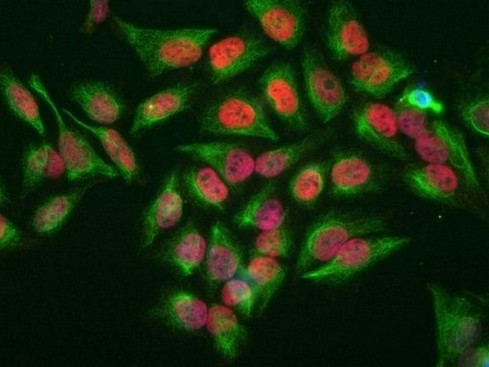
#> input picture c_fos.jpg, 489 x 367 px
$ jupyter execute --allow-errors 'Automated Cell Counting.ipynb'   (older library calls are emulated)
#> lines starting #> are read from the running program, lines starting #| are printed output that depends on the picture; after the words box and inside, x2 and y2 are one past the last pixel; in counts of white or black regions, pixels touching at a corner belong together
Below is an image of some neural tissue that has been stained for c-fos (in the 'Read in the image' section). One common task is to count how many neurons have this label.

The manual methods are obvious but the computational methods need some framing. To achieve this, I have broken out the program into a few steps with headers below. At a high level, the main goal here is to simply take an image and provide an accurate guess as to how many objects are in it. To do so, we must 1) read in the image 2) pre-process the image 3) construct a model and 4) evaluate the model.

# Read in the image

[cell 1]
import numpy as np
import pylab
import mahotas as mh

#Read image
im = mh.imread( 'c_fos.jpg' )
#> im is the input picture: shape (367, 489, 3); mean R, G, B 25.8, 40.7, 12.6
pylab.imshow(im)
pylab.show()

It's kind of hard to determine from this image how many cells are labeled. As such, we may want to apply some filters before we go through and count up the correct number of cells to compare against what the program can do.

# Pre-Process

The structure of the file that we imported is a stack of 3 matrices where each matrix represent values for red, green, or blue. As the stain that we are interested in is red, we can simply filter the image to just be the red layer.

[cell 2]
im_red = im[:,:,2]
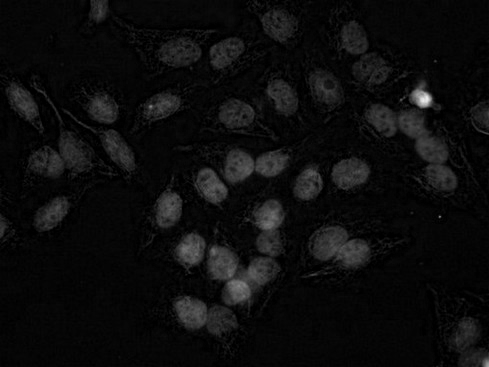
#> im_red: shape (367, 489); min 0, max 234, mean 12.6
#> (the rest of this cell did not finish here and is left out)

Awesome. That does a great job of isolating the cells we're interested in. I am now going to count the cells and see how long it takes me. Here goes...

Cool. That took me ~30 seconds and I counted 36 cells. Let's see how well we can get a program to do the same thing.

# Build a Model

Admittedly, building a model requires more than what we have here. That is, you would need to have multiple images and preferably you'd have a lot. We just have one image so we really can't build a model but what we can do is establish the concept of what it means to make a prediction on a single image and, provided this framework, scale out and test with a larger sample later on.

## Model Basics

What do we want to estimate? In a simple way, we would like to just get the correct number of cells. A more complex approach would be to identify the spatial location as well. For now, though, let's just treat $Y$ as the correct number of cells and we are trying to find a $f(X)$ that accurately predicts $Y$. In this case, we have a two dimensional space and can treat an image as a density. That is, you can imagine a 2-d gaussian (bell curve) or a 3-d gaussian (bell curve shaped mountain). As such, we can treat the image as a density and simply try to find where these peaks occur (because presumably these are isolated cells).

## Gaussian Filtering

Arguably, this step could go into the pre-processing step. However, there's a parameter, $\Sigma$, that we toggle with here that could be used in developing one of the first models. In short, a Gaussian filter is a smoothing technique where you average a set of pixels together. The scope of this filtering is dictated by the variance ($Sigma$) assigned. For example, here's what the Gaussian filter looks like with low variance.

[cell 3]
im_low = mh.gaussian_filter(im_red, 1)
#> (the rest of this cell did not finish here and is left out)

Pretty much like the original image. Here's what the image looks when passed through a filter with a much higher variance.

[cell 4]
im_high = mh.gaussian_filter(im_red, 10)
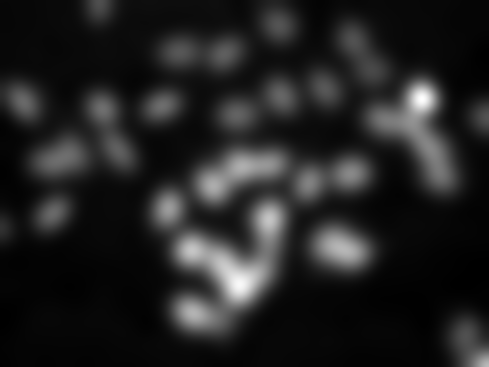
#> im_high: shape (367, 489) float64; min 3.66, max 69.37, mean 12.6; drawn with min black and max white
#> (the rest of this cell did not finish here and is left out)

A lot blurrier. Cool. So that's what a Gaussian filter does.

## Dichotomous Filter with a Threshold
Now we want to take this Gaussian filter and set a reasonable threshold for making our image binary. A more difficult and complex model would simply use these smoothed out pixel values but we're going to start simple. The value that we use as a threshold is also a parameter that you can estimate. This will be important for later forming a probablistic model. The image below is one where we do a binary filter on the image that we've already done a Gaussian filter with at high variance. The binary filter simply takes numbers less than the mean pixel value and sets it to 0 and takes values greater than the mean pixel value and sets them to 1.

[cell 5]
im_high_binary = (im_high > im_high.mean())
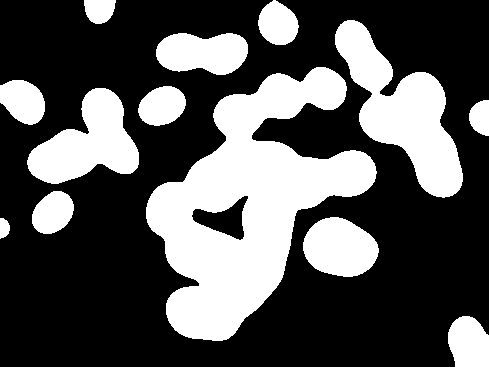
#> im_high_binary: shape (367, 489) bool; 33.4% white; 13 white regions, largest, box (x1, y1, x2, y2) and area: (146, 67, 377, 341) 29011, (335, 20, 463, 198) 9727, (27, 88, 139, 184) 5938
#> (the rest of this cell did not finish here and is left out)

## Connected component labelling
Or, as the lay-person calls it, blob extraction. This is where the actual counting of cells occurs. The basic method is to first find a pixel that has a signal (1 instead of a 0) and then find all the other pixels neighboring it and attach a label to it. You then perform this across the entire image and attaching new labels to the new blobs that you come across. This Python module has a super simple function to use called 'label' which achieves this for you.

[cell 6]
labeled, n_labels = mh.label(im_high_binary)
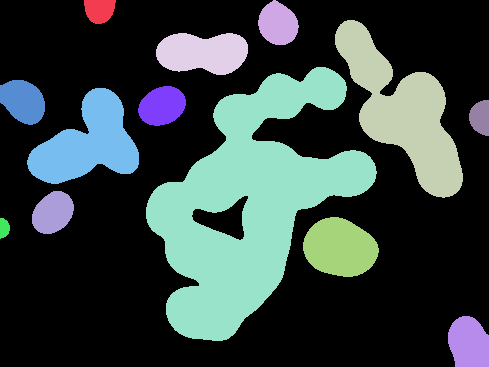
#> labeled: shape (367, 489) int32; 14 distinct labels, from 0 to 13; one colour per label, 0 black
#> n_labels = 13
print('Found {} labels.'.format(n_labels))
#| Found 13 labels.

Awesome. Well, kind of. Using this technique we were able to find 13 c-fos labelled cells. This is cool because it found some labelled cells but disappointing because it's wrong. Fortunately, we can take this kind of model, tune the parameters, and see about finding the optimal solution.

[cell 7]
# I just toggled with the variance and got 2.7 as the sweet spot.
imf = mh.gaussian_filter(im_red, 2.7)

# I kept the transformed mean as the cut off. Again, this could be toggled with.
imf = (imf > imf.mean())
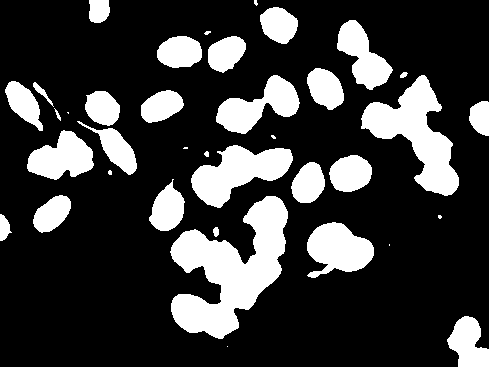
#> imf: shape (367, 489) bool; 23% white; 37 white regions (9 under 20 px), largest, box (x1, y1, x2, y2) and area: (170, 196, 288, 339) 8472, (361, 75, 459, 196) 4951, (191, 145, 293, 208) 3392

# Code below just displays outputs
labeled, n_nucleus  = mh.label(imf)
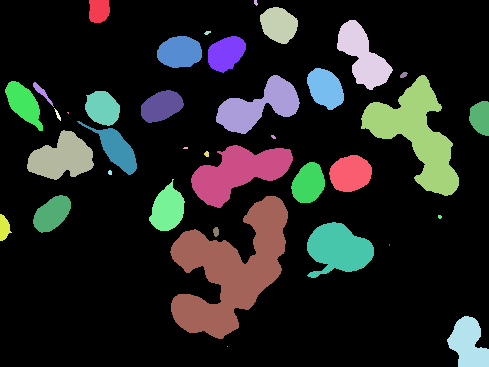
#> labeled: shape (367, 489) int32; 40 distinct labels, from 0 to 39; one colour per label, 0 black
#> n_nucleus = 39
print('Found {} nuclei.'.format(n_nucleus))
#| Found 39 nuclei.
#> (the rest of this cell did not finish here and is left out)
